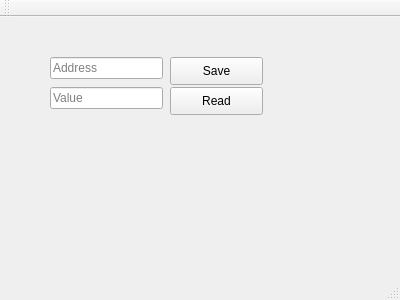
<?xml version="1.0" encoding="UTF-8"?>
<ui version="4.0">
 <class>MainWindow</class>
 <widget class="QMainWindow" name="MainWindow">
  <property name="geometry">
   <rect>
    <x>0</x>
    <y>0</y>
    <width>400</width>
    <height>300</height>
   </rect>
  </property>
  <property name="windowTitle">
   <string>MainWindow</string>
  </property>
  <widget class="QWidget" name="centralWidget">
   <widget class="QLineEdit" name="adLine">
    <property name="geometry">
     <rect>
      <x>50</x>
      <y>40</y>
      <width>113</width>
      <height>22</height>
     </rect>
    </property>
    <property name="placeholderText">
     <string>Address</string>
    </property>
   </widget>
   <widget class="QLineEdit" name="valLine">
    <property name="geometry">
     <rect>
      <x>50</x>
      <y>70</y>
      <width>113</width>
      <height>22</height>
     </rect>
    </property>
    <property name="placeholderText">
     <string>Value</string>
    </property>
   </widget>
   <widget class="QPushButton" name="sButton">
    <property name="geometry">
     <rect>
      <x>170</x>
      <y>40</y>
      <width>93</width>
      <height>28</height>
     </rect>
    </property>
    <property name="text">
     <string>Save</string>
    </property>
   </widget>
   <widget class="QPushButton" name="rButton">
    <property name="geometry">
     <rect>
      <x>170</x>
      <y>70</y>
      <width>93</width>
      <height>28</height>
     </rect>
    </property>
    <property name="text">
     <string>Read</string>
    </property>
   </widget>
  </widget>
  <widget class="QMenuBar" name="menuBar">
   <property name="geometry">
    <rect>
     <x>0</x>
     <y>0</y>
     <width>400</width>
     <height>26</height>
    </rect>
   </property>
  </widget>
  <widget class="QToolBar" name="mainToolBar">
   <attribute name="toolBarArea">
    <enum>TopToolBarArea</enum>
   </attribute>
   <attribute name="toolBarBreak">
    <bool>false</bool>
   </attribute>
  </widget>
  <widget class="QStatusBar" name="statusBar"/>
 </widget>
 <layoutdefault spacing="6" margin="11"/>
 <resources/>
 <connections/>
</ui>
